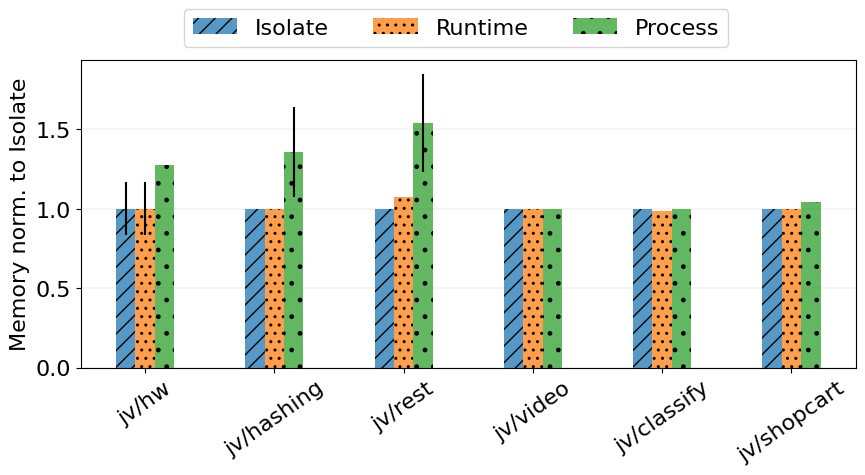

Recreate this plot in Python.
#!/usr/bin/python

import results
import matplotlib.pyplot as plt
import numpy as np

benchmark_labels = [
    "jv/hw",
    "jv/hashing",
    "jv/rest",
    "jv/video",
    "jv/classify",
    "jv/shopcart",
]

isolate_benchmark_path = [
    "java/gv-hello-world-niuk-isolate-benchmark-1-1-2048",
    "java/gv-file-hashing-niuk-isolate-benchmark-1-1-2048",
    "java/gv-httprequest-niuk-isolate-benchmark-1-1-2048",
    "java/gv-video-processing-niuk-isolate-benchmark-1-1-2048",
    "java/gv-classify-niuk-isolate-benchmark-1-1-2048",
    "java/gv-shopcart-niuk-isolate-benchmark-1-1-2048",
]

runtime_benchmark_path = [
    "java/gv-hello-world-niuk-runtime-benchmark-1-1-2048",
    "java/gv-file-hashing-niuk-runtime-benchmark-1-1-2048",
    "java/gv-httprequest-niuk-runtime-benchmark-1-1-2048",
    "java/gv-video-processing-niuk-runtime-benchmark-1-1-2048",
    "java/gv-classify-niuk-runtime-benchmark-1-1-2048",
    "java/gv-shopcart-niuk-runtime-benchmark-1-1-2048",
]

process_benchmark_path = [
    "java/gv-hello-world-niuk-process-benchmark-1-1-2048",
    "java/gv-file-hashing-niuk-process-benchmark-1-1-2048",
    "java/gv-httprequest-niuk-process-benchmark-1-1-2048",
    "java/gv-video-processing-niuk-process-benchmark-1-1-2048",
    "java/gv-classify-niuk-process-benchmark-1-1-2048",
    "java/gv-shopcart-niuk-process-benchmark-1-1-2048",
]

# Memory footprint in GBs.
isolate_mem_avg = {}
isolate_mem_std = {}
runtime_mem_avg = {}
runtime_mem_std = {}
process_mem_avg = {}
process_mem_std = {}

for path in isolate_benchmark_path:
    isolate_mem_avg[path] = results.process_result(path)["mem_avg"]
    isolate_mem_std[path] = results.process_result(path)["mem_std"]
for path in runtime_benchmark_path:
    runtime_mem_avg[path] = results.process_result(path)["mem_avg"]
    runtime_mem_std[path] = results.process_result(path)["mem_std"]
for path in process_benchmark_path:
    process_mem_avg[path] = results.process_result(path)["mem_avg"]
    process_mem_std[path] = results.process_result(path)["mem_std"]

# Normalization to isolate.
for path in process_benchmark_path:
    process_mem_avg[path] = process_mem_avg[path] / isolate_mem_avg[path.replace("-process-", "-isolate-")]
    process_mem_std[path] = process_mem_std[path] / isolate_mem_avg[path.replace("-process-", "-isolate-")]
for path in runtime_benchmark_path:
    runtime_mem_avg[path] = runtime_mem_avg[path] / isolate_mem_avg[path.replace("-runtime-", "-isolate-")]
    runtime_mem_std[path] = runtime_mem_std[path] / isolate_mem_avg[path.replace("-runtime-", "-isolate-")]
for path in isolate_benchmark_path:
    isolate_mem_std[path] = isolate_mem_std[path] / isolate_mem_avg[path]
    isolate_mem_avg[path] = 1

x = np.arange(len(benchmark_labels))
width = 0.15

plt.rcParams.update({'font.size': 16})

fig, ax = plt.subplots()
ax.bar(x - width, isolate_mem_avg.values(), yerr=isolate_mem_std.values(), width=width, hatch='//', label='Isolate', alpha=0.75)
ax.bar(x        , runtime_mem_avg.values(), yerr=runtime_mem_std.values(), width=width, hatch='..', label='Runtime', alpha=0.75)
ax.bar(x + width, process_mem_avg.values(), yerr=process_mem_std.values(), width=width, hatch='.', label='Process', alpha=0.75)

ax.set_ylabel('Memory norm. to Isolate')
ax.set_xticks(x, benchmark_labels)
ax.legend(ncol=3)
ax.set_axisbelow(True)
plt.grid(axis = 'y', linestyle = '--', linewidth = 0.25)
plt.xticks(rotation = 35)
fig.set_figwidth(10)
fig.set_figheight(4)

ax.legend(ncol=3, bbox_to_anchor=(.85, 1.2))
plt.savefig("sandboxes-memory-norm.pdf", bbox_inches='tight')
plt.savefig("sandboxes-memory-norm.png", bbox_inches='tight')
ax.legend(ncol=3)
plt.show()
